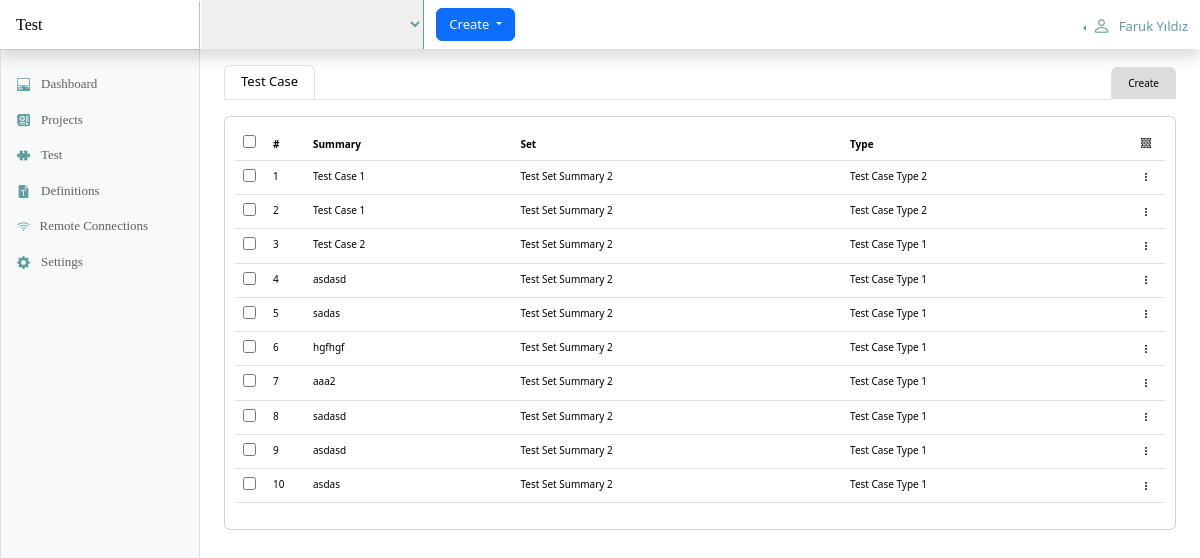
Page /test/case/ on the committed database.
### test_control/case/models.py (models this page shows)
class Case(models.Model):
    set = models.ForeignKey(Set, on_delete=models.CASCADE)
    type = models.ForeignKey(Type, on_delete=models.CASCADE)
    priority = models.IntegerField()
    summary = models.CharField(max_length=250)
    description = models.TextField()
    created_by = models.IntegerField(default=0)
    updated_by = models.IntegerField(default=0)
    created_at = models.DateTimeField(auto_now_add=True)
    updated_at = models.DateTimeField(auto_now=True)

### test_control/set/models.py (models this page shows)
class Set(models.Model):
    summary = models.CharField(max_length=250)
    description = models.TextField()
    project = models.IntegerField()
    category = models.IntegerField()
    priority = models.IntegerField()
    status = models.BooleanField(default=True)
    created_by = models.IntegerField(default=0)
    updated_by = models.IntegerField(default=0)
    created_at = models.DateTimeField(auto_now_add=True)
    updated_at = models.DateTimeField(auto_now=True)

### definition/test_control/case/type/models.py (models this page shows)
class Type(models.Model):
    type = models.CharField(max_length=150)
    status = models.BooleanField(default=True)
    created_by = models.IntegerField(default=0)
    updated_by = models.IntegerField(default=0)
    created_at = models.DateTimeField(auto_now_add=True)
    updated_at = models.DateTimeField(auto_now=True)

### test_control/case/views.py (the view)
# urls.py: path('', views.index, name='index'),
def index(request):
    cases = Case.objects.select_related("set", "type")
    data = {"cases": cases}
    return render(request, "test_control/case/index.html", data)

### templates/test_control/case/index.html (shortened to what this page needs)
{% extends 'layout.html' %}
{% load static %}
{% block container_title %}
<ul class="nav nav-tabs" id="myTab" role="tablist"
    style="font-size: small; border: 1px; float: bottom; margin-bottom: -15px">
    <li class="nav-item" role="presentation">
        <button class="nav-link active" id="home-tab" data-bs-toggle="tab" data-bs-target="#home-tab-pane" type="button"
            role="tab" aria-controls="home-tab-pane" aria-selected="true">Test Case</button>
    </li>
</ul>
{% endblock %}
{% block toolbar %}
<ul class="nav nav-tabs" id="myTab" role="tablist"
    style="font-size: small; border: 1px; float: bottom; margin-bottom: -10px;">
    <li class="nav-item" role="presentation">
        <a class="nav-link active" id="home-tab" style="font-size: x-small; background-color: gainsboro"
            href="/test/case/create">Create</a>
    </li>
</ul>
{% endblock %}
{% block content %}
<div class="row">
    <div class="col-md-12">
        <div class="table-responsive card" style="padding: 10px; font-size: x-small">
            <table class="table table-hover">
                <thead>
                    <th style="width: 30px;">
                        <input type="checkbox" />
                    </th>
                    <th style="width: 40px;">#</th>
                    <th>Summary</th>
                    <th>Set</th>
                    <th>Type</th>
                    <th style="width: 40px;">
                        <div class="dropdown" style="float: right; font-size: x-small">
                            <a role="button" data-bs-toggle="dropdown" aria-expanded="false">
                                <i class="bi bi-bricks"></i>
                            </a>
                        </div>
                    </th>
                </thead>
                <tbody>
                    {% for case in cases %}
                    <tr>
                        <td><input type="checkbox" /></td>
                        <td>{{ case.id }}</td>
                        <td>{{ case.summary }}</td>
                        <td>{{ case.set.summary }}</td>
                        <td>{{ case.type.type }}</td>
                        <td>
                            <div class="dropdown" style="float: right; font-size: x-small">
                                <a role="button" data-bs-toggle="dropdown" aria-expanded="false">
                                    <i class="bi bi-three-dots-vertical"></i>
                                </a>
                            </div>
                        </td>
                    </tr>
                    {% endfor %}
                </tbody>
            </table>
        </div>
    </div>
</div>
{% endblock %}

### static/css/dashboard.css (style rules this page uses)
.bi { display: inline-block; width: 1rem; height: 1rem; }

### templates/layout.html (style rules this page uses)
html, body { height: 100%; margin: 0px; padding: 0px; }
.bi { vertical-align: -.125em; fill: currentColor; }

### rows in the picture
Case: id "1", summary "Test Case 1", set.summary "Test Set Summary 2", type.type "Test Case Type 2"
Case: id "2", summary "Test Case 1", set.summary "Test Set Summary 2", type.type "Test Case Type 2"
Case: id "3", summary "Test Case 2", set.summary "Test Set Summary 2", type.type "Test Case Type 1"
Case: id "4", summary "asdasd", set.summary "Test Set Summary 2", type.type "Test Case Type 1"
Case: id "5", summary "sadas", set.summary "Test Set Summary 2", type.type "Test Case Type 1"
Case: id "6", summary "hgfhgf", set.summary "Test Set Summary 2", type.type "Test Case Type 1"
Case: id "7", summary "aaa2", set.summary "Test Set Summary 2", type.type "Test Case Type 1"
Case: id "8", summary "sadasd", set.summary "Test Set Summary 2", type.type "Test Case Type 1"
Case: id "9", summary "asdasd", set.summary "Test Set Summary 2", type.type "Test Case Type 1"
Case: id "10", summary "asdas", set.summary "Test Set Summary 2", type.type "Test Case Type 1"
